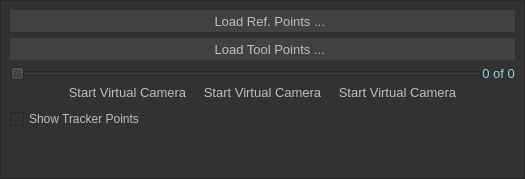
                 <widget class="QWidget" name="tabWidgetPage2">
                  <attribute name="title">
                   <string>Offline</string>
                  </attribute>
                  <layout class="QVBoxLayout" name="verticalLayout_7" stretch="0">
                   <property name="spacing">
                    <number>0</number>
                   </property>
                   <property name="leftMargin">
                    <number>0</number>
                   </property>
                   <property name="topMargin">
                    <number>0</number>
                   </property>
                   <property name="rightMargin">
                    <number>0</number>
                   </property>
                   <property name="bottomMargin">
                    <number>0</number>
                   </property>
                   <item>
                    <widget class="QFrame" name="frame">
                     <property name="sizePolicy">
                      <sizepolicy hsizetype="Preferred" vsizetype="Preferred">
                       <horstretch>0</horstretch>
                       <verstretch>0</verstretch>
                      </sizepolicy>
                     </property>
                     <property name="autoFillBackground">
                      <bool>false</bool>
                     </property>
                     <property name="styleSheet">
                      <string notr="true">background-color: rgb(50, 50,50);</string>
                     </property>
                     <property name="frameShape">
                      <enum>QFrame::StyledPanel</enum>
                     </property>
                     <property name="frameShadow">
                      <enum>QFrame::Plain</enum>
                     </property>
                     <layout class="QVBoxLayout" name="verticalLayout_3">
                      <item>
                       <widget class="QToolButton" name="btn_LoadRefPoints">
                        <property name="enabled">
                         <bool>false</bool>
                        </property>
                        <property name="sizePolicy">
                         <sizepolicy hsizetype="Preferred" vsizetype="Preferred">
                          <horstretch>0</horstretch>
                          <verstretch>0</verstretch>
                         </sizepolicy>
                        </property>
                        <property name="font">
                         <font>
                          <pointsize>10</pointsize>
                         </font>
                        </property>
                        <property name="cursor">
                         <cursorShape>PointingHandCursor</cursorShape>
                        </property>
                        <property name="layoutDirection">
                         <enum>Qt::LeftToRight</enum>
                        </property>
                        <property name="autoFillBackground">
                         <bool>false</bool>
                        </property>
                        <property name="styleSheet">
                         <string notr="true">background-color: rgb(65, 65, 65);</string>
                        </property>
                        <property name="text">
                         <string>    Load Ref. Points ...</string>
                        </property>
                        <property name="icon">
                         <iconset resource="resources.qrc">
                          <normaloff>:/icon/icons/trajectory.png</normaloff>:/icon/icons/trajectory.png</iconset>
                        </property>
                        <property name="iconSize">
                         <size>
                          <width>50</width>
                          <height>50</height>
                         </size>
                        </property>
                        <property name="checkable">
                         <bool>false</bool>
                        </property>
                        <property name="toolButtonStyle">
                         <enum>Qt::ToolButtonTextBesideIcon</enum>
                        </property>
                        <property name="autoRaise">
                         <bool>true</bool>
                        </property>
                       </widget>
                      </item>
                      <item>
                       <widget class="QToolButton" name="btn_LoadPoints">
                        <property name="enabled">
                         <bool>false</bool>
                        </property>
                        <property name="sizePolicy">
                         <sizepolicy hsizetype="Preferred" vsizetype="Preferred">
                          <horstretch>0</horstretch>
                          <verstretch>0</verstretch>
                         </sizepolicy>
                        </property>
                        <property name="font">
                         <font>
                          <pointsize>10</pointsize>
                         </font>
                        </property>
                        <property name="cursor">
                         <cursorShape>PointingHandCursor</cursorShape>
                        </property>
                        <property name="layoutDirection">
                         <enum>Qt::LeftToRight</enum>
                        </property>
                        <property name="autoFillBackground">
                         <bool>false</bool>
                        </property>
                        <property name="styleSheet">
                         <string notr="true">background-color: rgb(65, 65, 65);</string>
                        </property>
                        <property name="text">
                         <string>    Load Tool Points ...</string>
                        </property>
                        <property name="icon">
                         <iconset resource="resources.qrc">
                          <normaloff>:/icon/icons/trajectory.png</normaloff>:/icon/icons/trajectory.png</iconset>
                        </property>
                        <property name="iconSize">
                         <size>
                          <width>50</width>
                          <height>50</height>
                         </size>
                        </property>
                        <property name="checkable">
                         <bool>false</bool>
                        </property>
                        <property name="toolButtonStyle">
                         <enum>Qt::ToolButtonTextBesideIcon</enum>
                        </property>
                        <property name="autoRaise">
                         <bool>true</bool>
                        </property>
                       </widget>
                      </item>
                      <item>
                       <layout class="QVBoxLayout" name="verticalLayout_8" stretch="0,0">
                        <property name="spacing">
                         <number>0</number>
                        </property>
                        <item>
                         <layout class="QHBoxLayout" name="horizontalLayout_13">
                          <item>
                           <widget class="QSlider" name="slider_Frames">
                            <property name="enabled">
                             <bool>false</bool>
                            </property>
                            <property name="orientation">
                             <enum>Qt::Horizontal</enum>
                            </property>
                           </widget>
                          </item>
                          <item>
                           <widget class="QLabel" name="lbl_FrameNum">
                            <property name="sizePolicy">
                             <sizepolicy hsizetype="Preferred" vsizetype="Preferred">
                              <horstretch>0</horstretch>
                              <verstretch>0</verstretch>
                             </sizepolicy>
                            </property>
                            <property name="font">
                             <font>
                              <pointsize>10</pointsize>
                             </font>
                            </property>
                            <property name="styleSheet">
                             <string notr="true">color: rgb(157, 205, 216);</string>
                            </property>
                            <property name="text">
                             <string>0 of 0</string>
                            </property>
                            <property name="alignment">
                             <set>Qt::AlignCenter</set>
                            </property>
                           </widget>
                          </item>
                         </layout>
                        </item>
                        <item>
                         <layout class="QHBoxLayout" name="horizontalLayout_camButtons_3" stretch="0,0,0,0,0">
                          <property name="spacing">
                           <number>0</number>
                          </property>
                          <property name="leftMargin">
                           <number>10</number>
                          </property>
                          <property name="rightMargin">
                           <number>10</number>
                          </property>
                          <item>
                           <spacer name="horizontalSpacer_5">
                            <property name="orientation">
                             <enum>Qt::Horizontal</enum>
                            </property>
                            <property name="sizeHint" stdset="0">
                             <size>
                              <width>40</width>
                              <height>20</height>
                             </size>
                            </property>
                           </spacer>
                          </item>
                          <item>
                           <widget class="QToolButton" name="btn_playCam">
                            <property name="enabled">
                             <bool>false</bool>
                            </property>
                            <property name="sizePolicy">
                             <sizepolicy hsizetype="Preferred" vsizetype="Preferred">
                              <horstretch>0</horstretch>
                              <verstretch>0</verstretch>
                             </sizepolicy>
                            </property>
                            <property name="font">
                             <font>
                              <pointsize>10</pointsize>
                             </font>
                            </property>
                            <property name="cursor">
                             <cursorShape>PointingHandCursor</cursorShape>
                            </property>
                            <property name="autoFillBackground">
                             <bool>false</bool>
                            </property>
                            <property name="text">
                             <string>Start Virtual Camera</string>
                            </property>
                            <property name="icon">
                             <iconset resource="resources.qrc">
                              <normaloff>:/icon/icons/play.png</normaloff>:/icon/icons/play.png</iconset>
                            </property>
                            <property name="iconSize">
                             <size>
                              <width>34</width>
                              <height>34</height>
                             </size>
                            </property>
                            <property name="autoRaise">
                             <bool>true</bool>
                            </property>
                            <property name="arrowType">
                             <enum>Qt::NoArrow</enum>
                            </property>
                           </widget>
                          </item>
                          <item>
                           <widget class="QToolButton" name="btn_pauseCam">
                            <property name="enabled">
                             <bool>false</bool>
                            </property>
                            <property name="sizePolicy">
                             <sizepolicy hsizetype="Preferred" vsizetype="Preferred">
                              <horstretch>0</horstretch>
                              <verstretch>0</verstretch>
                             </sizepolicy>
                            </property>
                            <property name="font">
                             <font>
                              <pointsize>10</pointsize>
                             </font>
                            </property>
                            <property name="cursor">
                             <cursorShape>PointingHandCursor</cursorShape>
                            </property>
                            <property name="autoFillBackground">
                             <bool>false</bool>
                            </property>
                            <property name="text">
                             <string>Start Virtual Camera</string>
                            </property>
                            <property name="icon">
                             <iconset resource="resources.qrc">
                              <normaloff>:/icon/icons/pause.png</normaloff>:/icon/icons/pause.png</iconset>
                            </property>
                            <property name="iconSize">
                             <size>
                              <width>34</width>
                              <height>34</height>
                             </size>
                            </property>
                            <property name="autoRaise">
                             <bool>true</bool>
                            </property>
                            <property name="arrowType">
                             <enum>Qt::NoArrow</enum>
                            </property>
                           </widget>
                          </item>
                          <item>
                           <widget class="QToolButton" name="btn_stopCam">
                            <property name="enabled">
                             <bool>false</bool>
                            </property>
                            <property name="sizePolicy">
                             <sizepolicy hsizetype="Preferred" vsizetype="Preferred">
                              <horstretch>0</horstretch>
                              <verstretch>0</verstretch>
                             </sizepolicy>
                            </property>
                            <property name="font">
                             <font>
                              <pointsize>10</pointsize>
                             </font>
                            </property>
                            <property name="cursor">
                             <cursorShape>PointingHandCursor</cursorShape>
                            </property>
                            <property name="autoFillBackground">
                             <bool>false</bool>
                            </property>
                            <property name="text">
                             <string>Start Virtual Camera</string>
                            </property>
                            <property name="icon">
                             <iconset resource="resources.qrc">
                              <normaloff>:/icon/icons/stop.png</normaloff>:/icon/icons/stop.png</iconset>
                            </property>
                            <property name="iconSize">
                             <size>
                              <width>34</width>
                              <height>34</height>
                             </size>
                            </property>
                            <property name="autoRaise">
                             <bool>true</bool>
                            </property>
                            <property name="arrowType">
                             <enum>Qt::NoArrow</enum>
                            </property>
                           </widget>
                          </item>
                          <item>
                           <spacer name="horizontalSpacer_6">
                            <property name="orientation">
                             <enum>Qt::Horizontal</enum>
                            </property>
                            <property name="sizeHint" stdset="0">
                             <size>
                              <width>40</width>
                              <height>20</height>
                             </size>
                            </property>
                           </spacer>
                          </item>
                         </layout>
                        </item>
                       </layout>
                      </item>
                      <item>
                       <widget class="QCheckBox" name="checkBox_showPoints">
                        <property name="enabled">
                         <bool>false</bool>
                        </property>
                        <property name="text">
                         <string>Show Tracker Points</string>
                        </property>
                        <property name="checked">
                         <bool>false</bool>
                        </property>
                       </widget>
                      </item>
                      <item>
                       <spacer name="verticalSpacer_7">
                        <property name="orientation">
                         <enum>Qt::Vertical</enum>
                        </property>
                        <property name="sizeHint" stdset="0">
                         <size>
                          <width>20</width>
                          <height>40</height>
                         </size>
                        </property>
                       </spacer>
                      </item>
                     </layout>
                    </widget>
                   </item>
                  </layout>
                 </widget>
